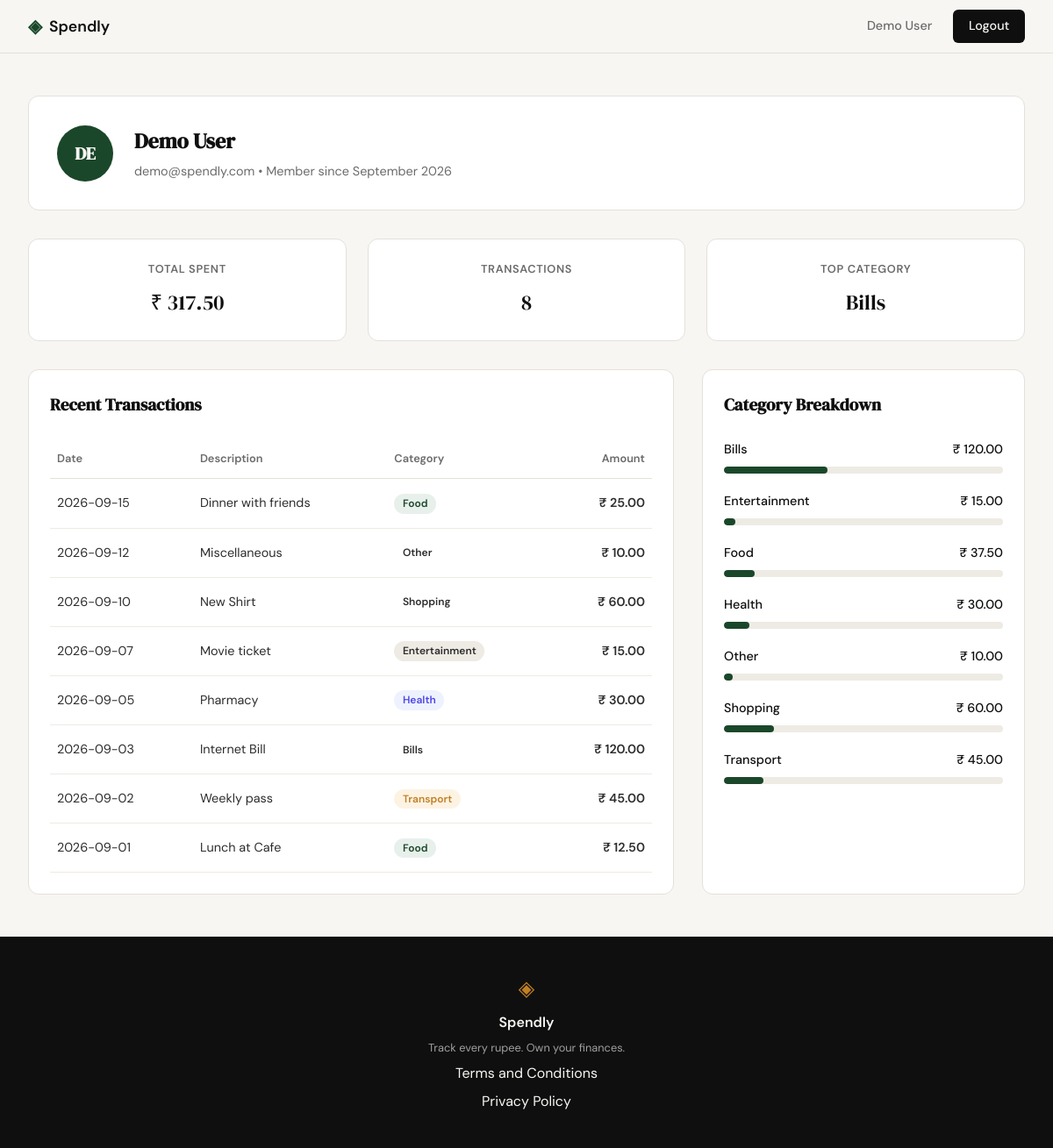
Screenshot of /profile (signed in) with the database file from the repository.
### tables this page shows
CREATE TABLE users (
                id INTEGER PRIMARY KEY AUTOINCREMENT,
                name TEXT NOT NULL,
                email TEXT UNIQUE NOT NULL,
                password_hash TEXT NOT NULL,
                created_at TEXT DEFAULT CURRENT_TIMESTAMP
            );

CREATE TABLE expenses (
                id INTEGER PRIMARY KEY AUTOINCREMENT,
                user_id INTEGER NOT NULL,
                amount REAL NOT NULL,
                category TEXT NOT NULL,
                date TEXT NOT NULL,
                description TEXT,
                created_at TEXT DEFAULT CURRENT_TIMESTAMP,
                FOREIGN KEY (user_id) REFERENCES users (id) ON DELETE CASCADE
            );

### app.py (the view)
@app.route("/profile")
def profile():
    if not session.get("user_id"):
        return redirect(url_for("login"))
    user = get_user_by_id(session["user_id"])
    if not user:
        abort(404)
    user_data = {
        "name": user["name"],
        "email": user["email"],
        "member_since": "September 2026", # Simplified for now
        "initials": user["name"][:2].upper() if user["name"] else "???"
    }
    user_stats = get_user_stats(session["user_id"])
    total = user_stats["total"]
    count = user_stats["count"]
    top_cat = user_stats["top_category"]
    stats = {
        "total_spent": f"₹ {total:.2f}" if total is not None else "₹ 0.00",
        "transaction_count": count if count is not None else 0,
        "top_category": top_cat if top_cat else "N/A"
    }
    expense_rows = get_user_expenses(session["user_id"])
    transactions = [
        {
            "date": row["date"],
            "desc": row["description"],
            "cat": row["category"],
            "amt": f"₹ {row['amount']:.2f}"
        }
        for row in expense_rows
    ]
    category_rows = get_category_breakdown(session["user_id"])
    overall_total = sum(row["total"] for row in category_rows)
    categories = [
        {
            "name": row["category"],
            "amount": f"₹ {row['total']:.2f}",
            "percent": int((row["total"] / overall_total) * 100) if overall_total > 0 else 0
        }
        for row in category_rows
    ]
    return render_template(
        "profile.html",
        user=user_data,
        stats=stats,
        transactions=transactions,
        categories=categories
    )

### app.py (called while the page is built)
@app.context_processor
def inject_user():
    user = None
    if session.get("user_id"):
        user = get_user_by_id(session["user_id"])
    return dict(current_user=user)

### database/db.py (called while the page is built)
def get_db():
    conn = sqlite3.connect(DB_PATH)
    conn.row_factory = sqlite3.Row
    conn.execute("PRAGMA foreign_keys = ON")
    return conn

def get_user_by_id(user_id):
    with get_db() as conn:
        return conn.execute(
            "SELECT * FROM users WHERE id = ?",
            (user_id,)
        ).fetchone()

def get_user_expenses(user_id):
    with get_db() as conn:
        return conn.execute(
            "SELECT date, description, category, amount FROM expenses WHERE user_id = ? ORDER BY date DESC",
            (user_id,)
        ).fetchall()

def get_user_stats(user_id):
    with get_db() as conn:
        stats_row = conn.execute(
            "SELECT SUM(amount) as total, COUNT(id) as count FROM expenses WHERE user_id = ?",
            (user_id,)
        ).fetchone()
        category_row = conn.execute(
            "SELECT category FROM expenses WHERE user_id = ? GROUP BY category ORDER BY SUM(amount) DESC LIMIT 1",
            (user_id,)
        ).fetchone()
        return {
            "total": stats_row["total"] if stats_row else None,
            "count": stats_row["count"] if stats_row else 0,
            "top_category": category_row["category"] if category_row else None
        }

def get_category_breakdown(user_id):
    with get_db() as conn:
        return conn.execute(
            "SELECT category, SUM(amount) as total FROM expenses WHERE user_id = ? GROUP BY category",
            (user_id,)
        ).fetchall()

### templates/profile.html (shortened to what this page needs)
{% extends "base.html" %}
{% block head %}
<link rel="stylesheet" href="{{ url_for('static', filename='css/profile.css') }}">
{% endblock %}
{% block content %}
<div class="profile-container">
    <div class="user-card">
        <div class="user-avatar">{{ user.initials }}</div>
        <div class="user-details">
            <h1>{{ user.name }}</h1>
            <p>{{ user.email }} • Member since {{ user.member_since }}</p>
        </div>
    </div>
    <div class="stats-grid">
        <div class="stat-card">
            <span class="stat-label">Total Spent</span>
            <span class="stat-value">{{ stats.total_spent }}</span>
        </div>
        <div class="stat-card">
            <span class="stat-label">Transactions</span>
            <span class="stat-value">{{ stats.transaction_count }}</span>
        </div>
        <div class="stat-card">
            <span class="stat-label">Top Category</span>
            <span class="stat-value">{{ stats.top_category }}</span>
        </div>
    </div>
    <div class="profile-grid">
        <div class="profile-card">
            <h2 class="profile-card-title">Recent Transactions</h2>
            <table class="profile-table">
                <thead>
                    <tr>
                        <th>Date</th>
                        <th>Description</th>
                        <th>Category</th>
                        <th style="text-align: right;">Amount</th>
                    </tr>
                </thead>
                <tbody>
                    {% for tx in transactions %}
                    <tr>
                        <td>{{ tx.date }}</td>
                        <td>{{ tx.desc }}</td>
                        <td>
                            <span class="badge badge-{{ tx.cat|lower }}">
                                {{ tx.cat }}
                            </span>
                        </td>
                        <td style="text-align: right; font-weight: 600;">{{ tx.amt }}</td>
                    </tr>
                    {% endfor %}
                </tbody>
            </table>
        </div>
        <div class="profile-card">
            <h2 class="profile-card-title">Category Breakdown</h2>
            <div class="category-list">
                {% for cat in categories %}
                <div class="category-row">
                    <div class="category-row-header">
                        <span>{{ cat.name }}</span>
                        <span>{{ cat.amount }}</span>
                    </div>
                    <div class="bar-track">
                        <div class="bar-fill" style="width: {{ cat.percent }}%;"></div>
                    </div>
                </div>
                {% endfor %}
            </div>
        </div>
    </div>
</div>
{% endblock %}

### templates/base.html (shortened to what this page needs)
<!DOCTYPE html>
<html lang="en">
<head>
    <link rel="stylesheet" href="{{ url_for('static', filename='css/style.css') }}">
    {% block head %}{% endblock %}
</head>
<body>
    <nav class="navbar">
        <div class="nav-inner">
            <a href="{{ url_for('landing') }}" class="nav-brand">
                <span class="brand-icon">◈</span>
                <span class="brand-name">Spendly</span>
            </a>
            <div class="nav-links">
                {% if session.get('user_id') %}
                    <a href="{{ url_for('profile') }}">{{ current_user.name if current_user else 'Profile' }}</a>
                    <a href="{{ url_for('logout') }}" class="nav-cta">Logout</a>
                {% else %}
                    <a href="{{ url_for('login') }}">Sign in</a>
                    <a href="{{ url_for('register') }}" class="nav-cta">Get started</a>
                {% endif %}
            </div>
        </div>
    </nav>
    <main class="main-content">
        {% block content %}{% endblock %}
    </main>
    <footer class="footer">
        <div class="footer-inner">
            <span class="brand-icon">◈</span>
            <span class="footer-name">Spendly</span>
            <p class="footer-copy">Track every rupee. Own your finances.</p>
            <a href="{{ url_for('terms') }}">Terms and Conditions</a>
            <a href="{{ url_for('privacy') }}">Privacy Policy</a>
        </div>
    </footer>
</body>
</html>

### static/css/style.css (style rules this page uses)
:root { --ink: #0f0f0f; --ink-soft: #2d2d2d; --ink-muted: #6b6b6b; --ink-faint: #a0a0a0; --paper: #f7f6f3; --paper-warm: #f0ede6; --paper-card: #ffffff; --accent: #1a472a; --accent-light: #e8f0eb; --accent-2: #c17f24; --accent-2-light: #fdf3e3; --danger: #c0392b; --danger-light: #fdecea; --border: #e4e1da; --border-soft: #eeebe4; --font-display: 'DM Serif Display', Georgia, serif; --font-body: 'DM Sans', system-ui, sans-serif; --max-width: 1200px; --auth-width: 440px; --radius-sm: 6px; --radius-md: 12px; --radius-lg: 20px; }
*, *::before, *::after { box-sizing: border-box; margin: 0; padding: 0; }
html { font-size: 16px; scroll-behavior: smooth; }
body { background: var(--paper); color: var(--ink); font-family: var(--font-body); font-size: 1rem; line-height: 1.6; -webkit-font-smoothing: antialiased; }
a { color: inherit; text-decoration: none; }
.navbar { position: sticky; top: 0; z-index: 100; background: var(--paper); border-bottom: 1px solid var(--border); padding: 0 2rem; }
.nav-inner { max-width: var(--max-width); margin: 0 auto; height: 60px; display: flex; align-items: center; justify-content: space-between; }
.nav-brand { display: flex; align-items: center; gap: 0.5rem; font-family: var(--font-body); font-weight: 600; font-size: 1.1rem; color: var(--ink); }
.brand-icon { color: var(--accent); font-size: 1.3rem; }
.brand-name { color: var(--ink); }
.nav-links { display: flex; align-items: center; gap: 1.5rem; font-size: 0.9rem; font-weight: 500; }
.nav-links a { color: var(--ink-muted); transition: color 0.2s; }
.nav-cta { background: var(--ink) !important; color: var(--paper) !important; padding: 0.45rem 1.1rem; border-radius: var(--radius-sm); transition: background 0.2s !important; }
.main-content { min-height: calc(100vh - 60px - 100px); }
.footer { background: var(--ink); color: var(--paper); padding: 2.5rem 2rem; text-align: center; }
.footer-inner { display: flex; flex-direction: column; align-items: center; gap: 0.4rem; }
.footer .brand-icon { color: var(--accent-2); font-size: 1.5rem; }
.footer-name { font-weight: 600; font-size: 1rem; }
.footer-copy { font-size: 0.8rem; color: var(--ink-faint); }

### rows the page displays
users: name "Demo User", email "demo@spendly.com"
expenses: top_category "Bills", date "2026-09-03", desc "Internet Bill", cat "Bills", amt "₹ 120.00"
expenses: date "2026-09-15", desc "Dinner with friends", cat "Food", amt "₹ 25.00"
expenses: date "2026-09-12", desc "Miscellaneous", cat "Other", amt "₹ 10.00"
expenses: date "2026-09-10", desc "New Shirt", cat "Shopping", amt "₹ 60.00"
expenses: date "2026-09-07", desc "Movie ticket", cat "Entertainment", amt "₹ 15.00"
expenses: date "2026-09-05", desc "Pharmacy", cat "Health", amt "₹ 30.00"
expenses: date "2026-09-02", desc "Weekly pass", cat "Transport", amt "₹ 45.00"
expenses: date "2026-09-01", desc "Lunch at Cafe", cat "Food", amt "₹ 12.50"

### other values shown
{{ user.initials }} "DE"
{{ user.member_since }} "September 2026"
{{ stats.total_spent }} "₹ 317.50"
{{ stats.transaction_count }} "8"
{{ cat.name }} "Bills" "Entertainment" "Food" "Health" "Other" "Shopping" "Transport"
{{ cat.amount }} "₹ 120.00" "₹ 15.00" "₹ 37.50" "₹ 30.00" "₹ 10.00" "₹ 60.00" "₹ 45.00"
